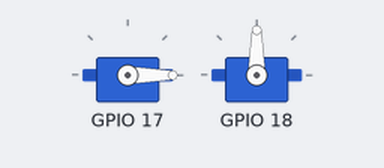
Bench run of a program on a simulated Raspberry Pi (BCM pin numbers). On the bench: 2 × servo. Servo angles are drawn from the pulse width (0.5 ms = 0°, 2.5 ms = 180°). At 2.0 s the program stops and its outputs stay as they are.

Above: at 0.1 s.
At 1.1 s:
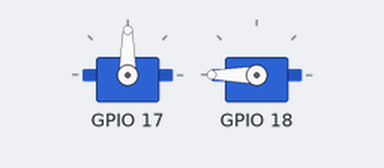
Timing chart, 0 to 2.6 s (numbered marks = the images above):
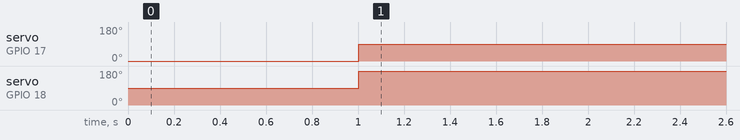

The program:

servo_motor_controller_example.py
```python
import RPi.GPIO as GPIO
import pigpio
import time

# Set up GPIO
GPIO.setmode(GPIO.BCM)
GPIO.setup(17, GPIO.OUT)
GPIO.setup(18, GPIO.OUT)

# Set up pigpio
pi = pigpio.pi()

# Define function to set servo position
def set_servo_position(pin, position):
    pi.set_servo_pulsewidth(pin, position)

# Move servo 1 to position 0 degrees
set_servo_position(17, 500)

# Move servo 2 to position 90 degrees
set_servo_position(18, 1500)

# Wait for 1 second
time.sleep(1)

# Move servo 1 to position 90 degrees
set_servo_position(17, 1500)

# Move servo 2 to position 180 degrees
set_servo_position(18, 2500)

# Wait for 1 second
time.sleep(1)

# Stop pigpio
pi.stop()

# Clean up GPIO
GPIO.cleanup()
```

Measured:
- by itself, servo on GPIO 17: 0° → 90° at 1.0 s
- by itself, servo on GPIO 18: 90° → 180° at 1.0 s
